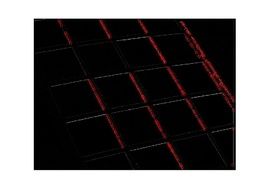
%> input picture img01_harris.jpg, 260 x 195 px, shrunk from 1200 x 900 before the run
$ octave --eval "lab3_demo(imread('img01_harris.jpg'));"   (GNU Octave 9; MATLAB toolbox functions it lacks are replaced by stand-ins)
%> lines starting %> are read from the running program, lines starting %| are printed output that depends on the picture; in (x1, y1, x2, y2) boxes, pixels count from 0 and x2, y2 are one past the last pixel; in counts of white or black regions, pixels touching at a corner belong together; the program's own positions count from 1
### myEdgeFilter.m
function [Im,Ix,Iy]=myEdgeFilter(img0,s)
  a=img0;
  % [6 lines of commented-out code are left out]
  r=rows(a);
  c=columns(a);
  x=[-50:50:50];
  y=[-50:50:50];
  [xm,ym]=meshgrid(x,y);
  M=size(xm,1)-1;
  N=size(ym,1)-1;
  exp1=(-(xm.^2+ym.^2)/(2*s*s));
  exp(exp1);
  fil=exp(exp1)/(2*pi*s*s);
  sx=[-1,0,1;-2,0,2;-1,0,1];
   sy=[1,2,1;0,0,0;-1,-2,-1];
  q=myImageFilter(a,fil);
  Ix=myImageFilter(q,sx);
  Ix=nonmax_supress(Ix,Ix); %to make edges 1 pixel
  Iy=myImageFilter(q,sy);
  Iy=nonmax_supress(Iy,Iy); %to make edges 1 pixel
   Im=(Ix.^2 +Iy.^2).^(0.5);
   Im=nonmax_supress(Im,Im); %to make edges 1 pixel
% [6 lines of commented-out code are left out]

 endfunction

### myImageFilter.m
function [img1]=myImageFilter(img0,h)
  #a=imread(img0);
  d=img0;
  #h=[1,2,3;,3,2,1;1,1,1];
  if size(img0,3) == 3
    d=rgb2gray(img0);
    %disp("grayscaling needed");
  else
    disp(" ");
  end
  fflip=fliplr(h);
  fflipp=flipud(fflip);
  d=double(d);
  d=padarray(d,[1,1]);
  %frow=rows(h);
  %fcol=columns(h);
  r=rows(d);
  c=columns(d);
  for i=2:r-1
    for j=2:c-1
        c1=d(i-1,j-1)*fflipp(1,1);
        c2=d(i-1,j)*fflipp(1,2);
        c8=d(i-1,j+1)*fflipp(1,3);
        c3=d(i,j-1)*fflipp(2,1);
        c4=d(i,j)*fflipp(2,2);
        c6=d(i,j+1)*fflipp(2,3);
        c9=d(i+1,j-1)*fflipp(3,1);
        c7=d(i+1,j)*fflipp(3,2);
        c5=d(i+1,j+1)*fflipp(3,3);
        img1(i-1,j-1)=c1+c2+c3+c4+c5+c6+c7+c8+c9;
       end
    end

endfunction

### myHarrisCorner.m
function [R]=myHarrisCorner(Ix,Iy,threshold)
  k=0.04;
  Im=(Ix.^2 +Iy.^2).^(0.5);
  Ixx = Ix.*Ix ;
  Iyy = Iy.*Iy;
  Ixy= Ix.*Iy;
  h= fspecial('gaussian', [7 7], 2);
  Ix2 = conv2(Ixx,h);
  Iy2 = conv2(Iyy,h);
  Ixy = conv2(Ixy,h);
  r=rows(Im);
  c=columns(Im);
  ans=zeros(r,c);
  R=zeros(r,c);
  for i=1:r
    for j=1:c
      matrix=[Ix2(i,j),Ixy(i,j);Ixy(i,j),Iy2(i,j)];
      R(i,j)=det(matrix)-(k*(trace(matrix).^2)) ;
      if(R>threshold)
        threshold=R(i,j);
        end
    end
  end
  ans1=0;
  for i = 2:r-1
    for j = 2:c-1
      if R(i,j) > 0.1*threshold && R(i,j) > R(i,j+1) && R(i,j) > R(i-1,j) &&   R(i,j) > R(i+1,j-1) &&R(i,j) > R(i-1,j+1) && R(i,j) > R(i,j-1) && R(i,j) > R(i-1,j-1) &&  R(i,j) > R(i+1,j) && R(i,j) > R(i+1,j+1)
        ans(i,j) = 1;
        ans1 = ans1+1;
      end;
    end;
  end;
  [x, y] = find(ans == 1);
  figure(4);
  imshow(abs(Im),[]);
  hold on;
  plot(y,x,"or");
endfunction

### lab3_demo.m
function lab3_demo(img)
   d=img;
   if size(img,3) == 3
    d=rgb2gray(img);
    %disp("grayscaling needed");
  end
  [Im,Ix,Iy]=myEdgeFilter(d,0.7);
  subplot(2,2,1),imshow(abs(Im),[]);
    title("Im");
  subplot(2,2,2),imshow(abs(Ix),[]);
    title("Ix");
  subplot(2,2,3),imshow(abs(Iy),[]);
    title("Iy");
   ax = subplot(2, 2, 4);
    text(0.0,1.0,"R in 3 mins in separate window");
    set ( ax, 'visible', 'off')
   %subplot(2,2,4);title("")
  [R]=myHarrisCorner(Ix,Iy,1000000);
endfunction
%> in lab3_demo, d is the input picture: size 195x260x3 uint8; mean R, G, B 105.8, 103.2, 103.3
%> in myImageFilter, `d=padarray(d,[1,1]);`:
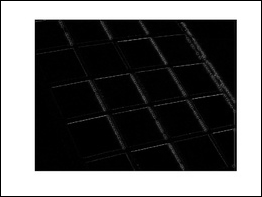
%> d: size 197x262 double; min 0, max 255, mean 102.1
%> call 2 of myImageFilter, with h = [-1 0 1; -2 0 2; -1 0 1]
%> after the loop in myImageFilter (call 2), `for i=2:r-1`:
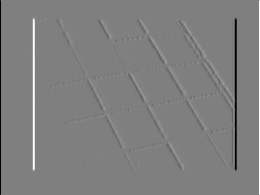
%> img1: size 195x260 double; min -331.3, max 331.3, mean 0; drawn with min black and max white
%> call 3 of myImageFilter, with h = [1 2 1; 0 0 0; -1 -2 -1]
%> after the loop in myImageFilter (call 3), `for i=2:r-1`:
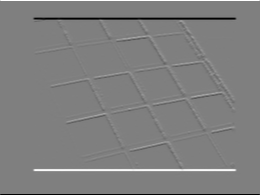
%> img1: size 195x260 double; min -331.3, max 331.3, mean 0; mean of the top-left, top-right, bottom-left and bottom-right quarters -1.6, -1.9, 1.6, 1.9; drawn with min black and max white
%> in lab3_demo, `set ( ax, 'visible', 'off')`:
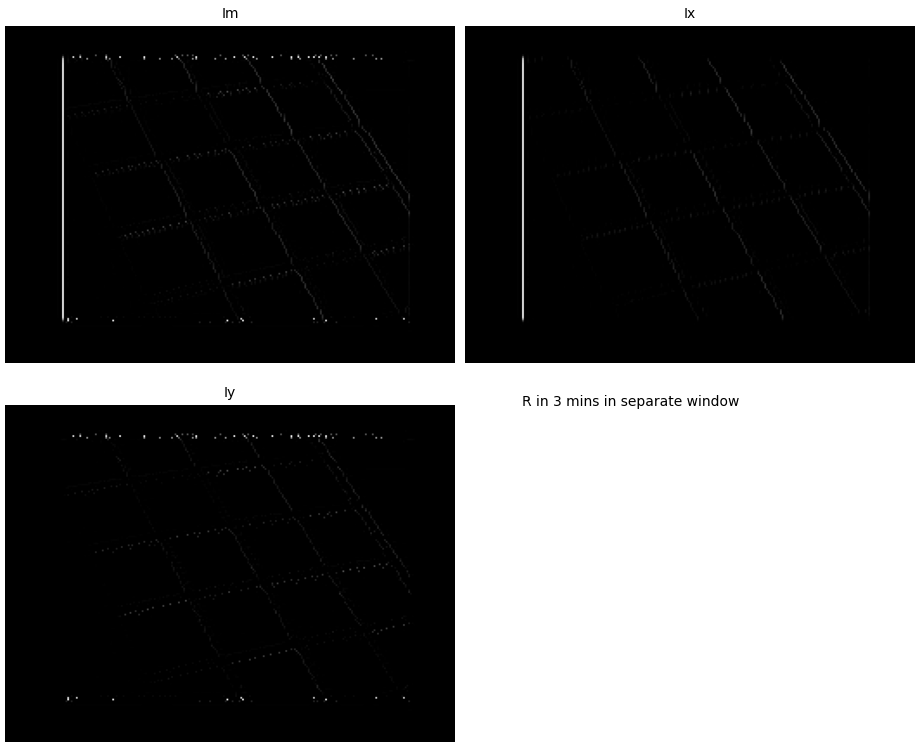
%> figure redrawn from the program's plot data, 4 panels
%> after the loop in myHarrisCorner, `for i=1:r`:
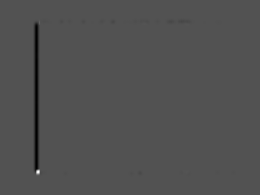
%> R: size 195x260 double; min -22509607.2, max 47258842.9, mean -224244.6; drawn with min black and max white
%> after the loop in myHarrisCorner, `for i=1:r`: threshold = 1000000
%> after the loop in myHarrisCorner, `for i = 2:r-1`:
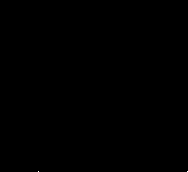
%> ans: size 172x188 double; values 0 (black) and 1 (white), 0.01% white in thin lines or dots, all inside (x1, y1, x2, y2) = (38, 171, 188, 172)
%> after the loop in myHarrisCorner, `for i = 2:r-1`: ans1 = 10
%> in myHarrisCorner, `[x, y] = find(ans == 1);`: x = []
%> `lab3_demo(imread('img01_harris.jpg'));`:
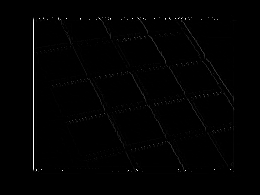
%> figure redrawn from the program's plot data
